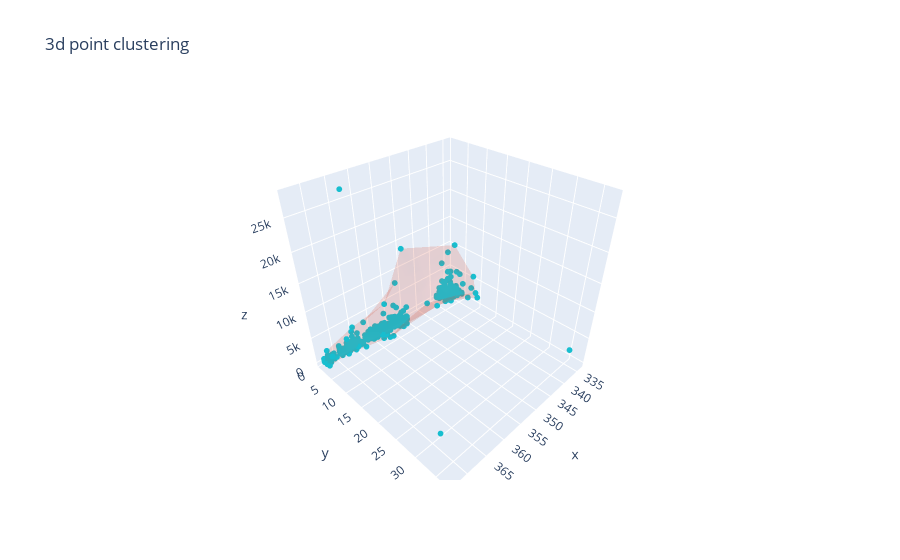

Write notebook code for a chart like this one.
### Code cell
# 3D interactive plot
scatter = dict(
    mode = "markers",
    name = "y",
    type = "scatter3d",
    x = rfm_segmentation['Recency'], y = rfm_segmentation['Frequency'], z = rfm_segmentation['Monetary'],
    marker = dict( size=2, color="rgb(23, 190, 207)" )
)
clusters = dict(
    alphahull = 3,
    name = "y",
    opacity = 0.1,
    type = "mesh3d",
     x = rfm_segmentation['Recency'], y = rfm_segmentation['Frequency'], z = rfm_segmentation['Monetary']
)
layout = dict(
    title = '3d point clustering',
    scene = dict(
        xaxis = dict( zeroline=False ),
        yaxis = dict( zeroline=False ),
        zaxis = dict( zeroline=False ),
    )
)
#fig = go.Figure(data=go.Bar(y=[2, 3, 1]))
fig = go.Figure( data=[scatter, clusters], layout=layout )
fig.show()

### Figure 1 — Plotly figure (JSON) as saved in the notebook; plotly's stock layout.template omitted (floating-point values rounded to 4 significant figures; data arrays with more than 128 entries replaced by an {"elided": "..."} marker saying what was removed)
{"data": [{"marker": {"color": "rgb(23, 190, 207)", "size": 2}, "mode": "markers", "name": "y", "x": {"elided": "972 int values"}, "y": {"elided": "972 int values"}, "z": {"elided": "972 float values"}, "type": "scatter3d"}, {"alphahull": 3, "name": "y", "opacity": 0.1, "x": {"elided": "972 int values"}, "y": {"elided": "972 int values"}, "z": {"elided": "972 float values"}, "type": "mesh3d"}], "layout": {"scene": {"xaxis": {"zeroline": false}, "yaxis": {"zeroline": false}, "zaxis": {"zeroline": false}}, "title": {"text": "3d point clustering"}}}
